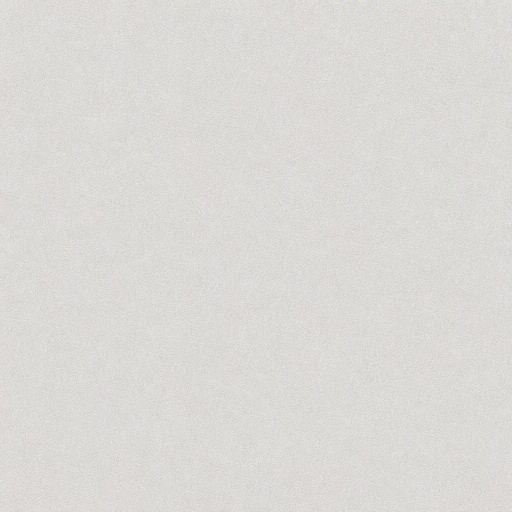
#> input picture website/build/texture-sources/grain-light.jpg, 1024 x 1024 px (shown at 1/2 size)
$ python make-textures.py
#> lines starting #> are read from the running program, lines starting #| are printed output that depends on the picture
#> in build, image is the input picture: PIL image 1024x1024 RGB; mean R, G, B 218.8, 217.5, 214.2
#!/usr/bin/env python3
"""Turn the generated grain sources into the textures the site actually ships.

A generated texture cannot be used as it comes: laid straight onto the page it
either disappears (the grain is too even to survive the browser's scaling) or
it drags the whole surface off the colour the design system declares. So the
grain is separated from its own lighting, re-centred on the exact token colour
it will sit on, and given a measured amplitude.

    python3 website/build/make-textures.py

Every output carries its generation prompt: as a sidecar .prompt.txt and inside
the JPEG comment, so a texture can never end up in the repository without a
record of where it came from.
"""

from __future__ import annotations

from pathlib import Path

import numpy as np
from PIL import Image, ImageFilter

HERE = Path(__file__).resolve().parent
SOURCES = HERE / "texture-sources"
OUT = HERE.parent / "assets" / "img" / "textures"

# name -> (source, token colour it is laid on, target grain sigma in 0-255)
# The sigma here is the one that has to survive tiling and JPEG, so the script
# measures the file it just wrote and corrects the amplitude until it lands.
# Below about 2 the grain stops being visible; above about 4 it starts reading
# as noise rather than as a surface.
TEXTURES = {
    "page-light": ("grain-light.jpg", "#fbfbfa", 3.0),
    "panel-light": ("grain-light.jpg", "#f5f6f3", 3.4),
    "page-dark": ("grain-dark.jpg", "#0d1013", 3.2),
    "panel-dark": ("grain-dark.jpg", "#1a2128", 3.6),
    "terminal": ("grain-dark.jpg", "#0b0f14", 3.0),
}

TILE = 384  # the tile the page repeats; smaller files, no visible seam at this grain


def prompt_for(source: str) -> str:
    path = SOURCES / (Path(source).stem + ".prompt.txt")
    return path.read_text(encoding="utf-8") if path.exists() else ""


def grain_of(image: Image.Image) -> np.ndarray:
    """The high frequency part of a texture, with its own lighting removed."""
    grey = np.asarray(image.convert("L")).astype(np.float64)
    lighting = np.asarray(image.convert("L").filter(ImageFilter.GaussianBlur(24))).astype(np.float64)
    grain = grey - lighting
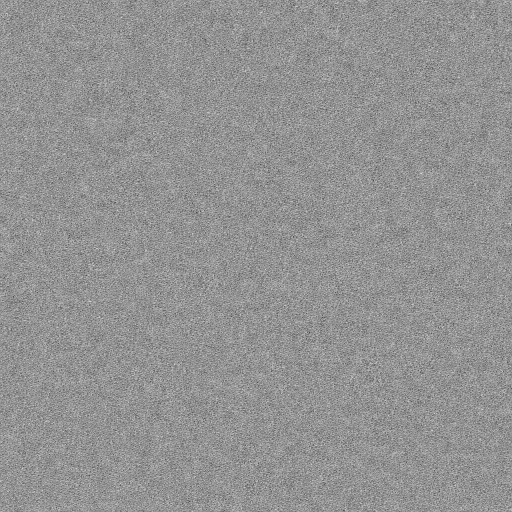
#> grain: shape (1024, 1024) float64 (shown at 1/2 size); min -34, max 25, mean 0; drawn with min black and max white
    return grain - grain.mean()


def hex_to_rgb(value: str) -> tuple[int, int, int]:
    value = value.lstrip("#")
    return tuple(int(value[index : index + 2], 16) for index in (0, 2, 4))


def build(name: str, source: str, colour: str, sigma: float) -> Path:
    image = Image.open(SOURCES / source)

    # Resize the grain first, then set its amplitude: scaling averages
    # neighbouring pixels and would otherwise quietly flatten the texture.
    grain = grain_of(image)
    grain_tile = np.asarray(
        Image.fromarray((grain - grain.min()).astype(np.float32), "F").resize((TILE, TILE), Image.LANCZOS)
    ).astype(np.float64)
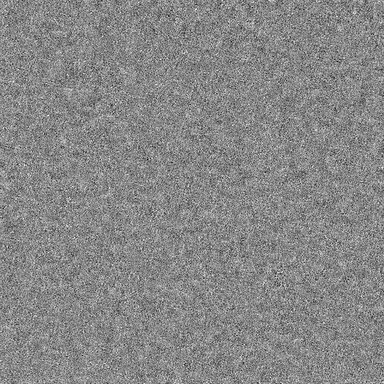
#> grain_tile: shape (384, 384) float64; min 19.72, max 46.57, mean 34; drawn with min black and max white
    grain_tile -= grain_tile.mean()

    base = np.array(hex_to_rgb(colour), dtype=np.float64)
    out = OUT / f"{name}.jpg"

    # JPEG is a low pass filter, so the amplitude that goes in is not the
    # amplitude that comes out. Write, measure, correct, repeat.
    amplitude = sigma
    for _ in range(8):
        scaled = grain_tile * (amplitude / grain_tile.std())
        stack = np.clip(np.repeat(scaled[:, :, None], 3, axis=2) + base, 0, 255).astype(np.uint8)
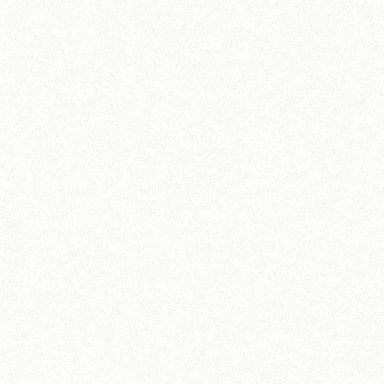
#> stack: shape (384, 384, 3); mean of channels 0, 1, 2 250.4, 250.4, 249.5; drawn as R, G, B
        texture = Image.fromarray(stack, "RGB")
        write(texture, out, name, source, colour, sigma)
        measured = measure(out)[1]
#> measured = 2.79
        if abs(measured - sigma) <= 0.08 or measured <= 0:
            break
        amplitude *= sigma / measured
#> amplitude = 3.23
    return out


def write(texture: Image.Image, out: Path, name: str, source: str, colour: str, sigma: float) -> None:
    comment = (
        f"mgit website texture '{name}'. Generated grain from {source} "
        f"(prompt in {source.replace('.jpg', '.prompt.txt')}), re-laid on {colour} "
        f"at sigma {sigma}. Generated with Azure OpenAI gpt-image-2.\n\n" + prompt_for(source)
    )
    texture.save(out, quality=94, optimize=True, comment=comment.encode("utf-8")[:65000])
    (OUT / f"{name}.prompt.txt").write_text(comment, encoding="utf-8")
    return out


def measure(path: Path) -> tuple[float, float, int, int]:
    grey = np.asarray(Image.open(path).convert("L")).astype(np.float64)
    return grey.mean(), grey.std(), int(grey.min()), int(grey.max())


def main() -> int:
    OUT.mkdir(parents=True, exist_ok=True)
    print(f"{'texture':14s} {'on':9s} {'mean':>6s} {'sigma':>6s} {'min':>4s} {'max':>4s}  size")
    for name, (source, colour, sigma) in TEXTURES.items():
        path = build(name, source, colour, sigma)
        mean, deviation, low, high = measure(path)
#> mean = 250.3; deviation = 2.97; low = 234; high = 255
        print(
            f"{name:14s} {colour:9s} {mean:6.1f} {deviation:6.2f} {low:4d} {high:4d}"
#> (the run stopped early here; a loop or call above may not have finished)

$ run again, with website/build/texture-sources/paper-fibre.jpg copied over website/build/texture-sources/grain-light.jpg
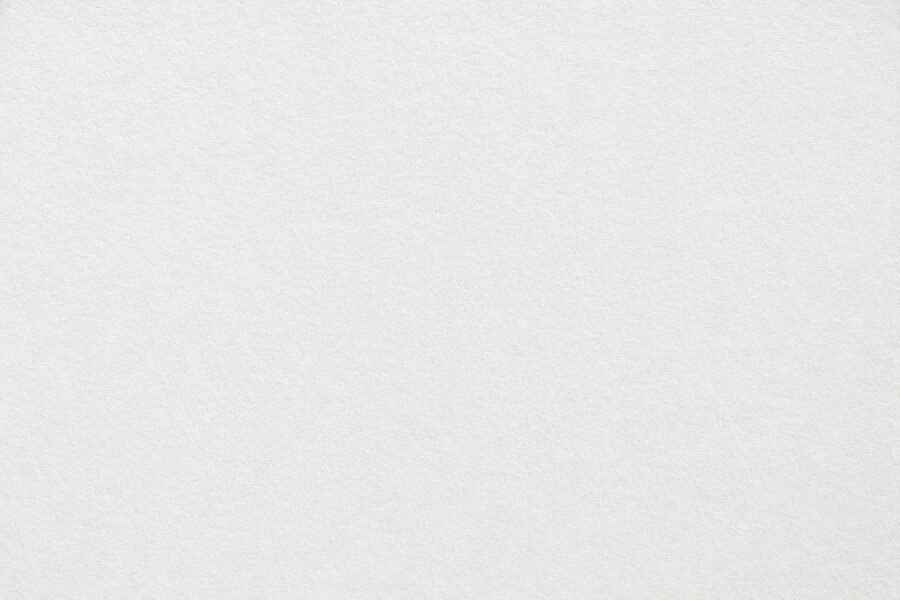
#> input picture website/build/texture-sources/paper-fibre.jpg, 900 x 600 px
#> in build, image is the input picture: PIL image 900x600 RGB; mean R, G, B 232.8, 232.9, 230.9
#> in grain_of, `grain = grey - lighting`:
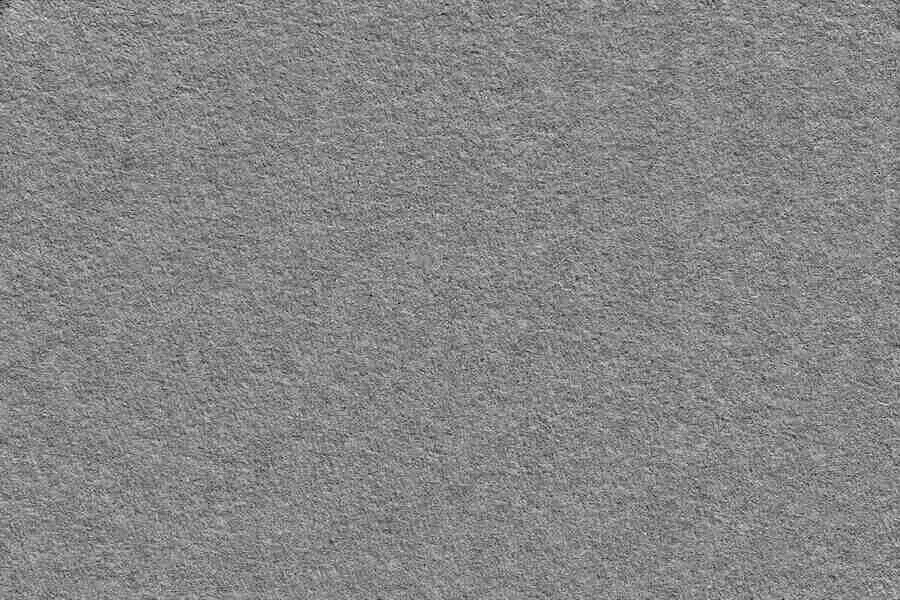
#> grain: shape (600, 900) float64; min -20, max 18, mean 0.0136; drawn with min black and max white
#> in build, `grain_tile = np.asarray( Image.fromarray((grain - grain.min()).astype(..`:
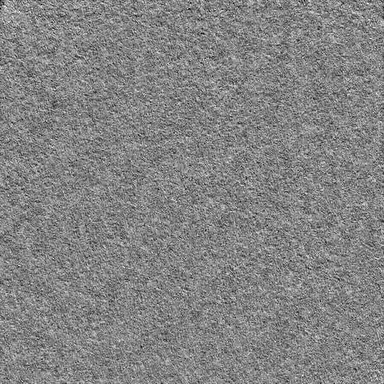
#> grain_tile: shape (384, 384) float64; min 7.56, max 31.63, mean 20; drawn with min black and max white
#> measured = 2.78
#> amplitude = 3.24
#> mean = 250.3; deviation = 2.98; low = 234; high = 255
